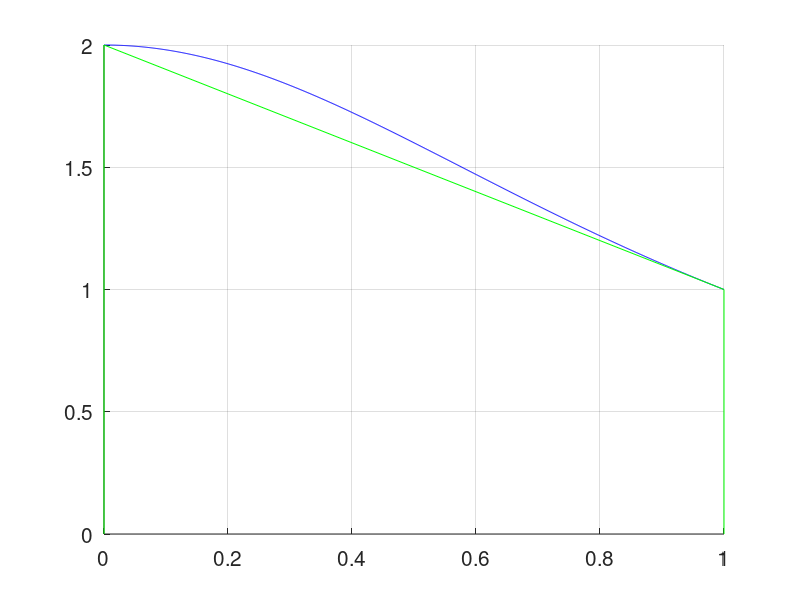

MATLAB code for this plot:
clf,hold on; grid on; set(gca,'FontSize',15);

a=0; b=1;
f=@(x) 2./(1+x.^2);
aprox_trapez=(b-a)/2 *(f(a)+f(b))

x=linspace(a,b,1000);
plot(x,f(x),'b');
plot([a,a,b,b],[0,f(a),f(b),0],'g');

aprox_simpson=(b-a)/6 * (f(a)+4*f((a+b)/2)+f(b))
aprox_quad=quad(f,a,b)

